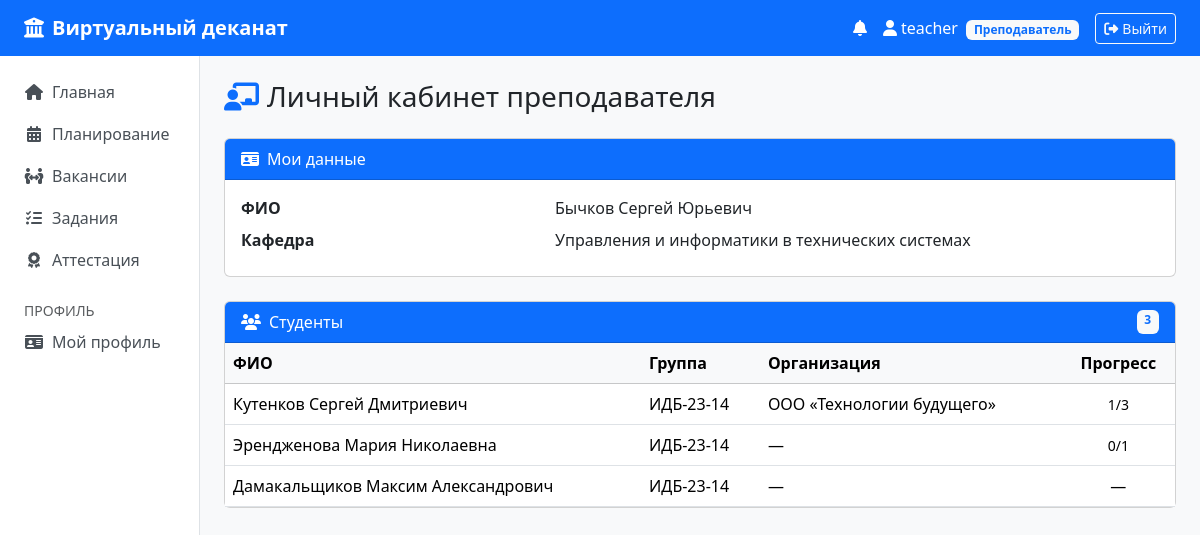
/dashboard (signed in), run on the app's committed database.
### models.py (models this page shows, shortened)
class User(UserMixin, db.Model):
    __tablename__ = "users"
    id        = db.Column(db.Integer, primary_key=True)
    login     = db.Column(db.String(64), unique=True, nullable=False)
    password  = db.Column(db.String(256), nullable=False)
    role      = db.Column(db.String(32), nullable=False)
    is_active = db.Column(db.Boolean, nullable=False, default=True)
    student = db.relationship("Student", backref="user", uselist=False)
    teacher = db.relationship("Teacher", backref="user", uselist=False)
    curator = db.relationship("Curator", backref="user", uselist=False)
    notifications = db.relationship("Notification", backref="user", lazy="dynamic",
                                     order_by="Notification.created_at.desc()")
    @property
    def unread_count(self):
        return self.notifications.filter_by(is_read=False).count()

class Teacher(db.Model):
    __tablename__ = "teachers"
    id          = db.Column(db.Integer, primary_key=True)
    user_id     = db.Column(db.Integer, db.ForeignKey("users.id"), unique=True)
    last_name   = db.Column(db.String(64), nullable=False)
    first_name  = db.Column(db.String(64), nullable=False)
    middle_name = db.Column(db.String(64))
    position    = db.Column(db.String(100))
    email       = db.Column(db.String(100))
    kafedra_id  = db.Column(db.Integer, db.ForeignKey("kafedras.id"))
    students    = db.relationship("Student", backref="teacher")
    practices   = db.relationship("Practice", backref="teacher")
    @property
    def full_name(self):
        parts = [self.last_name, self.first_name]
        if self.middle_name: parts.append(self.middle_name)
        return " ".join(parts)

class Kafedra(db.Model):
    __tablename__ = "kafedras"
    id      = db.Column(db.Integer, primary_key=True)
    name    = db.Column(db.String(255), nullable=False)
    faculty = db.Column(db.String(100), nullable=False)
    teachers = db.relationship("Teacher", backref="kafedra")
    students = db.relationship("Student", backref="kafedra")

class Student(db.Model):
    __tablename__ = "students"
    id               = db.Column(db.Integer, primary_key=True)
    user_id          = db.Column(db.Integer, db.ForeignKey("users.id"), unique=True)
    last_name        = db.Column(db.String(64), nullable=False)
    first_name       = db.Column(db.String(64), nullable=False)
    middle_name      = db.Column(db.String(64))
    group_name       = db.Column(db.String(64), nullable=False)
    specialty        = db.Column(db.String(256))
    email            = db.Column(db.String(255))
    average_grade    = db.Column(db.Numeric(3, 2))
    kafedra_id       = db.Column(db.Integer, db.ForeignKey("kafedras.id"))
    internship_start = db.Column(db.Date)
    internship_end   = db.Column(db.Date)
    organization_id  = db.Column(db.Integer, db.ForeignKey("organizations.id"))
    teacher_id       = db.Column(db.Integer, db.ForeignKey("teachers.id"))
    curator_id       = db.Column(db.Integer, db.ForeignKey("curators.id"))
    tasks          = db.relationship("Task", backref="student", lazy="dynamic")
    kompetencii    = db.relationship("StudentKompetenciya", backref="student", cascade="all, delete-orphan")
    applications   = db.relationship("Application", backref="student", lazy="dynamic")
    @property
    def full_name(self):
        parts = [self.last_name, self.first_name]
        if self.middle_name: parts.append(self.middle_name)
        return " ".join(parts)
    @property
    def tasks_done(self): return self.tasks.filter_by(status="accepted").count()
    @property
    def tasks_total(self): return self.tasks.count()

class Organization(db.Model):
    __tablename__ = "organizations"
    id        = db.Column(db.Integer, primary_key=True)
    name      = db.Column(db.String(256), nullable=False)
    yur_adres = db.Column(db.String(255))
    students  = db.relationship("Student", backref="organization")
    curators  = db.relationship("Curator", backref="organization")
    vacancies = db.relationship("Vacancy", backref="organization")

### dashboard/routes.py (the view, shortened to what this page needs)
@bp.route("/dashboard")
@login_required
def index():
    role = current_user.role
    if role == "curator":
        curator = current_user.curator
        students = curator.students if curator else []
        return render_template("dashboard/curator.html", curator=curator, students=students)
    if role == "teacher":
        teacher = current_user.teacher
        students = teacher.students if teacher else []
        return render_template("dashboard/teacher.html", teacher=teacher, students=students)
    if role == "admin":
        users = User.query.order_by(User.id).all()
        return render_template("dashboard/admin.html", users=users)
    abort(403)

### templates/dashboard/teacher.html (shortened to what this page needs)
{% extends 'base.html' %}
{% block content %}
<h3 class="mb-4"><i class="fa-solid fa-chalkboard-user text-primary me-2"></i>Личный кабинет преподавателя</h3>
{% if not teacher %}<div class="alert alert-warning">Профиль не заполнен.</div>{% else %}
<div class="card mb-4"><div class="card-header bg-primary text-white"><i class="fa-solid fa-id-card me-2"></i>Мои данные</div>
  <div class="card-body"><dl class="row mb-0"><dt class="col-sm-4">ФИО</dt><dd class="col-sm-8">{{ teacher.full_name }}</dd><dt class="col-sm-4">Кафедра</dt><dd class="col-sm-8">{{ teacher.kafedra.name if teacher.kafedra else '—' }}</dd></dl></div></div>
<div class="card"><div class="card-header bg-primary text-white d-flex justify-content-between"><span><i class="fa-solid fa-users me-2"></i>Студенты</span><span class="badge bg-light text-primary">{{ students|length }}</span></div>
  <div class="card-body p-0">{% if students %}
    <table class="table table-hover mb-0"><thead class="table-light"><tr><th>ФИО</th><th>Группа</th><th>Организация</th><th class="text-center">Прогресс</th></tr></thead>
      <tbody>{% for s in students %}<tr><td>{{ s.full_name }}</td><td>{{ s.group_name }}</td><td>{{ s.organization.name if s.organization else '—' }}</td>
        <td class="text-center">{% if s.tasks_total > 0 %}<small>{{ s.tasks_done }}/{{ s.tasks_total }}</small>{% else %}—{% endif %}</td></tr>{% endfor %}</tbody></table>
  {% else %}<p class="text-muted p-3 mb-0">Студенты не прикреплены.</p>{% endif %}</div></div>
{% endif %}
{% endblock %}

### templates/base.html (shortened to what this page needs)
<!doctype html>
<html lang="ru">
<head>
  <link rel="stylesheet" href="https://cdn.jsdelivr.net/npm/bootstrap@5.3.3/dist/css/bootstrap.min.css">
  <link rel="stylesheet" href="https://cdnjs.cloudflare.com/ajax/libs/font-awesome/6.5.0/css/all.min.css">
</head>
<body>
{% if current_user.is_authenticated %}
<nav class="navbar navbar-expand-lg navbar-dark bg-primary mb-0">
  <div class="container-fluid px-4">
    <a class="navbar-brand" href="{{ url_for('dashboard.index') }}">
      <i class="fa-solid fa-university me-2"></i>Виртуальный деканат
    </a>
    <div class="ms-auto d-flex align-items-center gap-3">
      <a href="{{ url_for('profile.notifications') }}" class="text-white text-decoration-none position-relative">
        <i class="fa-solid fa-bell"></i>
      </a>
      <a href="{{ url_for('profile.index') }}" class="text-white text-decoration-none">
        <i class="fa-solid fa-user me-1"></i>{{ current_user.login }}
        {% set role_labels = {'student': 'Студент', 'curator': 'Куратор', 'teacher': 'Преподаватель', 'admin': 'Администратор'} %}
        <span class="badge bg-light text-primary role-badge ms-1">{{ role_labels.get(current_user.role, current_user.role) }}</span>
      </a>
      <a href="{{ url_for('auth.logout') }}" class="btn btn-outline-light btn-sm">
        <i class="fa-solid fa-right-from-bracket me-1"></i>Выйти
      </a>
    </div>
  </div>
</nav>
<div class="container-fluid">
  <div class="row">
    <nav class="col-md-2 bg-white sidebar border-end py-3 px-2">
      <ul class="nav flex-column">
        <li class="nav-item"><a class="nav-link" href="{{ url_for('dashboard.index') }}"><i class="fa-solid fa-house me-2"></i>Главная</a></li>
        {% if current_user.role in ('teacher', 'admin') %}
        <li class="nav-item"><a class="nav-link" href="{{ url_for('planning.index') }}"><i class="fa-solid fa-calendar-days me-2"></i>Планирование</a></li>
        {% endif %}
        <li class="nav-item"><a class="nav-link" href="{{ url_for('distribution.index') }}"><i class="fa-solid fa-people-arrows me-2"></i>Вакансии</a></li>
        <li class="nav-item"><a class="nav-link" href="{{ url_for('execution.index') }}"><i class="fa-solid fa-list-check me-2"></i>Задания</a></li>
        <li class="nav-item"><a class="nav-link" href="{{ url_for('attestation.index') }}"><i class="fa-solid fa-award me-2"></i>Аттестация</a></li>
        <li class="nav-item mt-3"><small class="text-muted px-3">ПРОФИЛЬ</small></li>
        <li class="nav-item"><a class="nav-link" href="{{ url_for('profile.index') }}"><i class="fa-solid fa-id-card me-2"></i>Мой профиль</a></li>
      </ul>
    </nav>
    <main class="col-md-10 py-4 px-4">
      {% block content %}{% endblock %}
    </main>
  </div>
</div>
{% endif %}
</body>
</html>

### templates/base.html (style rules this page uses)
body { background-color: #f8f9fa; }
.navbar-brand { font-weight: 600; }
.role-badge { font-size: .75rem; }
.sidebar { min-height: calc(100vh - 72px); }
.sidebar .nav-link { color: #495057; border-radius: .375rem; margin-bottom: 2px; }
.sidebar .nav-link i { width: 20px; text-align: center; }

### data on the page
User: login "teacher", get "Преподаватель"
Teacher: full_name "Бычков Сергей Юрьевич"
Kafedra: kafedra "Управления и информатики в технических системах"
Student: full_name "Кутенков Сергей Дмитриевич", group_name "ИДБ-23-14", organization "ООО «Технологии будущего»", tasks_done "1", tasks_total "3"
Student: full_name "Эрендженова Мария Николаевна", group_name "ИДБ-23-14", organization "—", tasks_done "0", tasks_total "1"
Student: full_name "Дамакальщиков Максим Александрович", group_name "ИДБ-23-14", organization "—"

### other printed values
{{ students|length }} "3"
